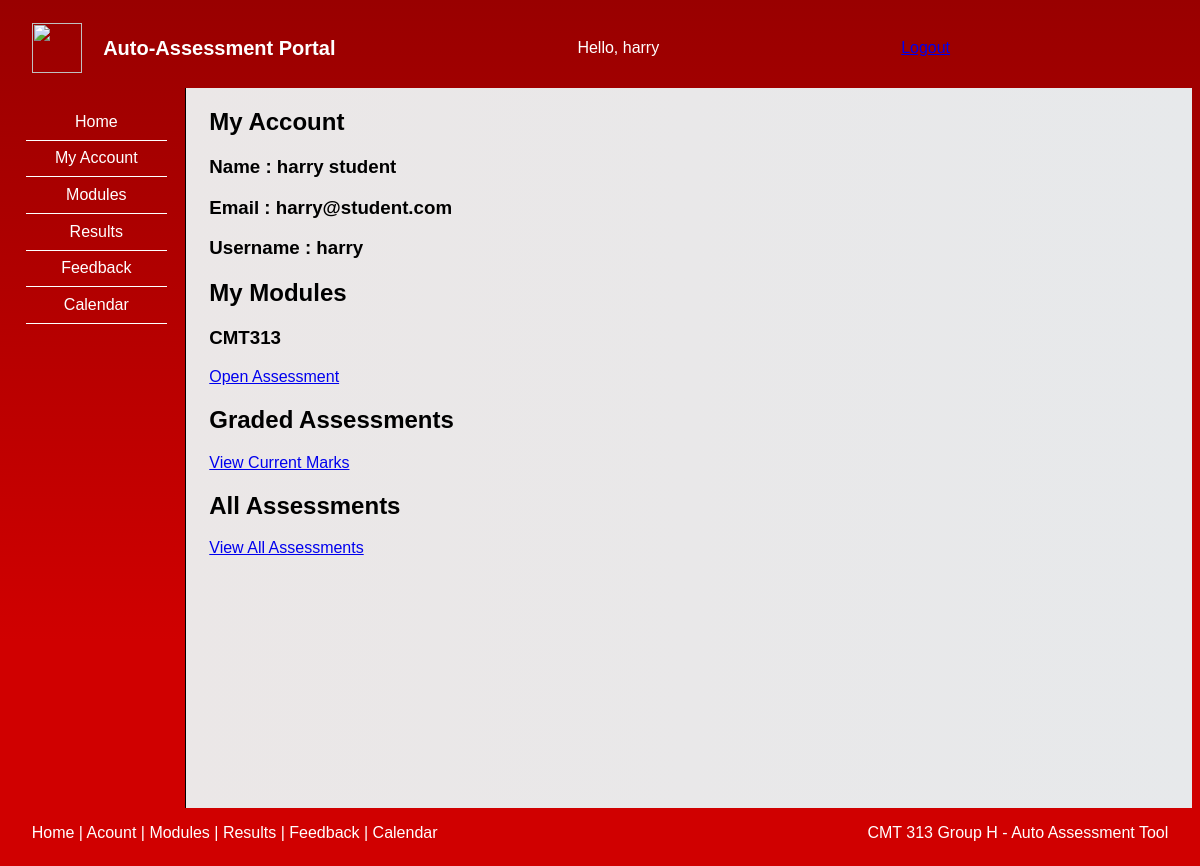
Screenshot of /staffaccount (signed in) with the database file from the repository.
### AssessmentApp/models.py (models this page shows, shortened)
class user(db.Model,UserMixin):
    id = db.Column(db.Integer, primary_key = True)
    last_name = db.Column(db.String(40), unique = False, nullable = False)
    first_name = db.Column(db.String(40), unique = False, nullable = False)
    username = db.Column(db.String(15), unique = True, nullable = False)
    email = db.Column(db.String(120), unique = True, nullable = False)
    password_hash = db.Column(db.String(128))
    password = db.Column(db.String(60))
    is_staff = db.Column(db.Boolean, default = False, nullable = False)
    @property
    def password(self):
        raise AttributeError('password is not a readable attribute')
    @password.setter
    def password(self,password):
        self.password_hash = generate_password_hash(password)
    def has_enrolled(self, module):
        return modules_enrolment.query.filter(modules_enrolment.user_id == self.id,modules_enrolment.module_id == module.id).count() > 0

class modules(db.Model): #statistics
    id = db.Column(db.Integer , primary_key = True)
    module_id = db.Column(db.String(10), unique = True, nullable = False)
    module_name = db.Column(db.String(40), nullable = False)
    module_leader = db.Column(db.String(30)) #MAKE FOREIGN KEY!!!!!!!!!!!!!!!!!!!!!!!!!!!!!!!!!!!!!!!!!!!!!!!!!!!

### AssessmentApp/routes_EK.py (the view)
@app.route("/staffaccount")  # EK
def staffaccount():
    Modules = modules.query.all()
    return render_template('staffaccount.html', title='My Account', Modules = Modules )

### AssessmentApp/models.py (called while the page is built)
@login_manager.user_loader
def load_user(user_id):
    return user.query.get(int(user_id))

### AssessmentApp/templates/staffaccount.html (shortened to what this page needs)
{% extends 'base.html' %}
{% block head %}
<link rel="stylesheet" href="{{ url_for('static', filename='style/mainStyle.css') }}">
{% endblock %}
{% block body %}
<h2><strong>My Account</strong></h2>
<h3>Name : {{current_user.first_name}} {{current_user.last_name}}</h3>
<h3>Email : {{current_user.email}}</h3>
<h3>Username : {{current_user.username}}</h3>
    <div class="">
        <h2>My Modules</h2>
        {% for module in Modules %}
            {% if current_user.has_enrolled(module) %}
            <div class="module-title">
                <h3>{{ module.module_name }}</h3>
        </div>
        <div class="view-assess">
            <a href="{{ url_for('view_assessments', module_id=module.id) }}"><span>Open Assessment</span></a>
        </div>
        {% endif %}
        {% endfor %}
        <h2>Graded Assessments</h2>
        <div class="view-assess">
            <a href="{{ url_for('completed_assessments')}}"><span>View Current Marks</span></a>
        </div>
        <h2>All Assessments</h2>
        <div class="view-assess">
            <a href="{{ url_for('my_assessments')}}"><span>View All Assessments</span></a>
        </div>
        <br><br>
    {% endblock %}

### AssessmentApp/templates/base.html (shortened to what this page needs)
<!DOCTYPE html>
<html lang="en" dir="ltr">
  <head>
    <link rel="stylesheet" href="{{ url_for('static', filename='style/mainStyle.css') }}">
    {% block head %}{% endblock %}
  </head>
  <body>
    <header class = "mainHeader">
      <div class="title">
        <img id = "cLogo" src="{{ url_for('static', filename='img/Cardiff_University.svg') }}" >
        <h1>&nbsp &nbsp Auto-Assessment Portal</h1>
      </div>
      Hello, {{current_user.username}}
      <a href="{{url_for('logout')}}">Logout</a>
    </header>
    <div class="outerContainer">
      <div class="sideBar">
        <ul>
          <li><span onclick="location.href = '/home'">Home</span></li>
          <li><span onclick="location.href = '/staffaccount'">My Account</span></li>
          <span onclick="location.href = '/view-modules'"><li>Modules</li></span>
          <li>Results</li>
          <li><span onclick="location.href = '/surveyresults'">Feedback</span></li></a>
          <li>Calendar</li>
        </ul>
      </div>
    <main>
      {% block body %}
      {% endblock %}
    </main>
    </div>
    <footer>
      <p>Home | Acount | Modules | Results | Feedback | Calendar <p>
      <p>CMT 313 Group H - Auto Assessment Tool</p>
    </footer>
  </body>
</html>

### AssessmentApp/static/style/mainStyle.css (style rules this page uses)
* { box-sizing: border-box; font-family: 'Noto Sans KR', sans-serif; }
html { background-color: #990000; background-image: linear-gradient(-180deg, #990000 0%, #d00000 74%); }
header { width: 100%; height: 10vh; display: flex; justify-content: space-between; align-items: center; color: white; padding-left: 2%; }
#cLogo { width: 50px; height: 50px; }
.title { display: flex; align-items: center; }
.title h1 { font-size: 20px; }
.outerContainer { display: flex; min-height: 90vh; height: 100%; }
.outerContainer main { flex: 1 0 auto; padding: 0 2% 2% 2%; background-image: linear-gradient(to right, #ebe7e7, #e7e9eb); }
.sideBar { width: 15%; border-right: 1px solid black; flex-shrink: 0; color: white; }
.sideBar ul { list-style: none; padding: 0; }
.sideBar li { padding-top: 5%; padding-bottom: 5%; margin-left: 10%; margin-right: 10%; text-align: center; border-bottom: 1px solid white; }
footer { color: white; display: flex; justify-content: space-between; align-items: center; padding-left: 2%; padding-right: 2%; }

### rows the page displays
user: username "harry", first_name "harry", last_name "student", email "harry@student.com"
modules: module_name "CMT313"
